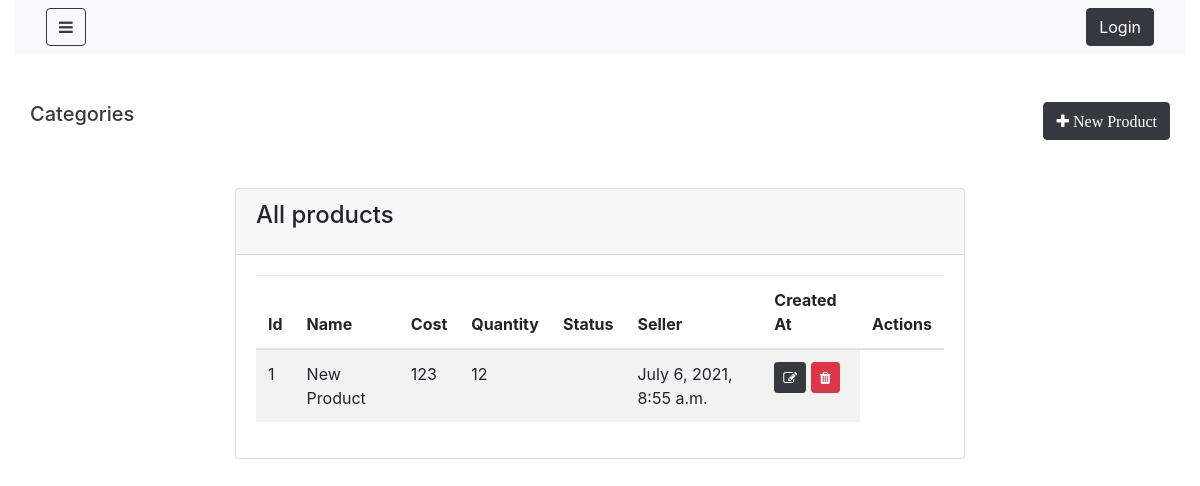
/products/, run on an earlier commit of the app's database.
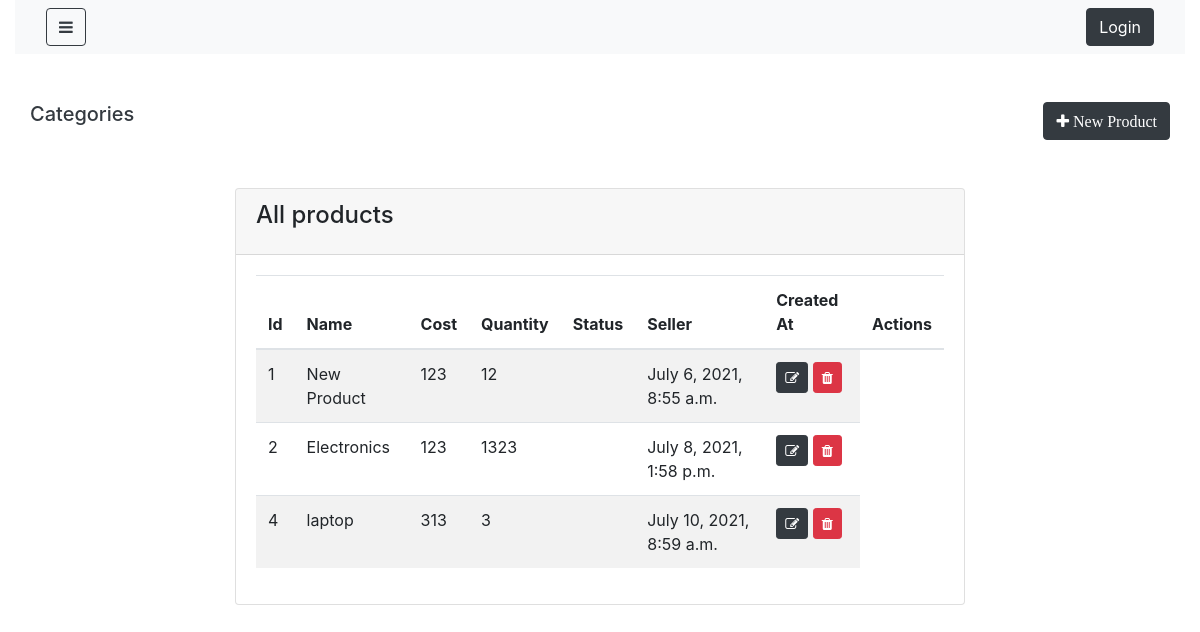
And on a later commit of the database.
### shop/models.py (models this page shows, shortened)
class Product(models.Model):
    name=models.CharField(max_length=100, null=False, blank=False)
    cost=models.IntegerField(null= False, blank= False)
    quantity=models.IntegerField(null= False, blank= False)
    description=models.TextField(null=False, blank=False)
    image=models.FileField(upload_to='images')
    featured=models.BooleanField(default=False)
    status=models.CharField(max_length=100, null=False, blank=True, default='Unverified')
    category_id=models.ForeignKey('category',on_delete=models.CASCADE,blank=True,null=True)
    seller_id=models.ForeignKey('seller',on_delete=models.CASCADE,blank=True,null=True)
    created_at=models.DateTimeField(auto_now_add=True)
    updated_at= models.DateTimeField(auto_now_add=True)

### shop/views.py (the view)
# urls.py: path('products/',ProductList.as_view(),name="Product"),
class ProductList(ListView):
    login_required= True
    model =Product
    template_name= "shop/admin/product_list.html"

### shop/templates/shop/admin/product_list.html
{% extends 'shop/admin/layouts/admin_master.html' %}
{% block content %}
<div class="container">
    <div class="row my-5">
        <h5 class="text-dark">Categories</h5>
        <button class="btn btn-dark ml-auto" data-toggle="modal"
        data-target="#productModal">
        <i class ="fa fa-plus" aria-hidden="true"> New Product </i>
    </button>
    </div>
    <div class="row justify-content-center my-5">
        <div class="col-lg-8">
            <div class="card">
                <div class="card-header">
                    <h4 class="card-title">All products</h4>
                </div>
                <div class="card-body">
                    <table class="table table-striped table-hover">
                        <thead>
                            <tr>
                                <th>Id</th>
                                <th>Name</th>
                                <th>Cost</th>
                                <th>Quantity</th>
                                <th>Status</th>
                                <th>Seller</th>
                                <th>Created At</th>
                                <th>Actions</th>
                            </tr>
                        </thead>
                        <tbody>
                            {% for object in object_list %}
                               <tr>
                                   <td>{{object.id}}</td>
                                   <td>{{object.name}}</td>
                                   <td>{{object.cost}}</td>
                                   <td>{{object.quantity}}</td>
                                   <td>{{object.seller}}</td>
                                   <td>{{object.created_at}}</td>
                                   <td>
                                       <a href="{% url 'product_update' object.id %}"
                                        class="btn btn-dark btn-sm">
                                         <i class="fa fa-edit"></i>
                                       </a>
                                       <a href="#"
                                        class="btn btn-danger btn-sm">
                                         <i class="fa fa-trash"></i>
                                       </a>
                                   </td>
                               </tr>
                            {% endfor %}
                        </tbody>
                    </table>
                </div>
            </div>
        </div>
    </div>
</div>
{% endblock %}

What changed in the data, as far as the page shows it:
added Product: id "2", name "Electronics", cost "123", quantity "1323", created_at "July 8, 2021, 1:58 p.m."
added Product: id "4", name "laptop", cost "313", quantity "3", created_at "July 10, 2021, 8:59 a.m."
